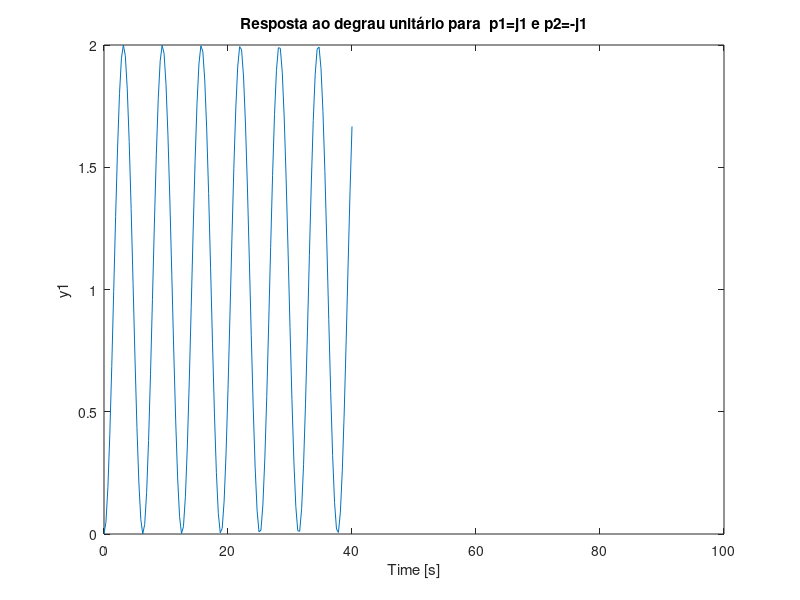

Here is the MATLAB script that generated this plot: (Note: this script raises an error after producing the figure.)
%Laboratorio de Analise de Sistemas Lineares - Eng. Eletrica
%Pratica 04 - Funcao de Transferencia e Eq. de Diferencas
%24/11/2021
%Gabriel Arantes e Larissa Braga

%Questao 2
%%
%Item a
clc
clear all
close all

p1 = i;
p2 = -i;
SYS6 = tf([1],conv([1,p1],[1,p2]))
figure(1)
subplot(1,2,1)
pzmap(SYS6)
title('Polos e zeros para p1=j1 e p2=-j1');
sgrid
subplot(1,2,2)
step(SYS6), grid;
title('Resposta ao degrau unitário para  p1=j1 e p2=-j1')
axis([0 100 0 2])
stepinfo(SYS6)

%%
%Item b
clc
clear all
close all

p1 = -1+i;
p2 = -1-i;
SYS7 = tf([1],conv([1,-p1],[1,-p2]));
figure(2)
subplot(1,2,1)
pzmap(SYS7)
title('Polos e zeros para p1=-1+j1 e p2=-1-j1')
sgrid
subplot(1,2,2)
step(SYS7), grid;
title('Resposta ao degrau unitário para  p1=-1+j1 e p2=-1-j1')
stepinfo(SYS7)

%%
%Item c
clc
clear all
close all


p1 = -1;
p2 = -1;
SYS8 = tf([1],conv([1,-p1],[1,-p2]));
figure(3)
subplot(1,2,1)
pzmap(SYS8)
title('Polos e zeros para p1=-1 e p2=-1')
sgrid
subplot(1,2,2)
step(SYS8), grid;
title('Resposta ao degrau unitário para  p1=-1 e p2=-1')
stepinfo(SYS8)

%%
%Item d
clc
clear all
close all

p1 = -2;
p2 = -4;
SYS9 = tf([1],conv([1,-p1],[1,-p2]));
figure(4)
subplot(1,2,1)
pzmap(SYS9)
title('Polos e zeros para p1=-2 e p2=-4')
sgrid
subplot(1,2,2)
step(SYS9), grid;
title('Resposta ao degrau unitário para  p1=-2 e p2=-4')
stepinfo(SYS9)
